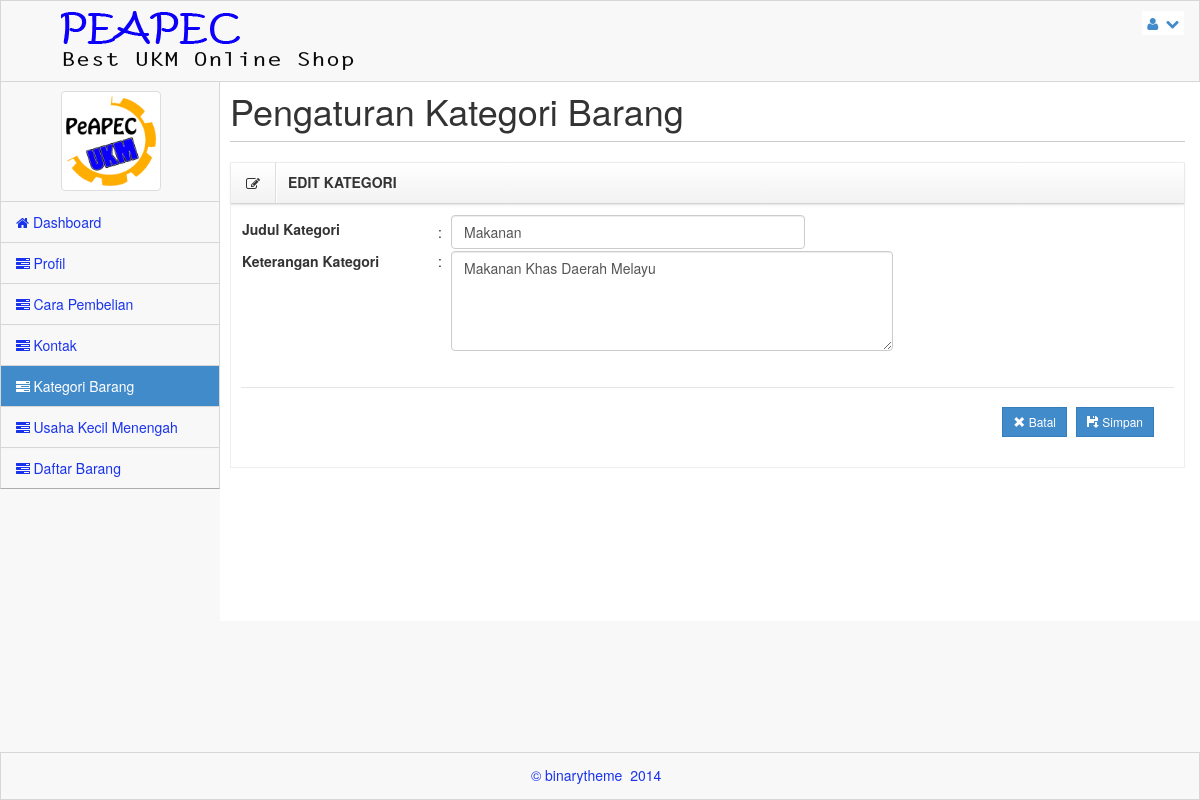
Page /admin/edit-kategori.html?kategori=a7e889df90cce5e9412ab2da9bbc3315 (signed in) on the committed database.
### tables this page shows
CREATE TABLE IF NOT EXISTS `tbl_kategori` (
  `id_kategori` varchar(150) NOT NULL,
  `nama_kategori` varchar(30) NOT NULL,
  `ket_kategori` varchar(200) NOT NULL,
  `tgl_kategori` date NOT NULL,
  PRIMARY KEY (`id_kategori`)
);

### admin/editKategori.php (the view, shortened to what this page needs)
<link rel="stylesheet" href="assets/css/bootstrap-fileupload.min.css" />
<link rel="stylesheet" type="text/css" href="assets/modal/jquery-confirm.css" />
<?php
$id_kategori = $_GET['kategori'];
$qrySelect = mysql_query("select * from tbl_kategori where id_kategori = '$id_kategori'");
$r = mysql_fetch_array($qrySelect);
?>
    <div class="row">
        <div class="col-lg-12">
            <h1>Pengaturan Kategori Barang</h1>
            <hr />
            <div class="box dark">
                <header>
                    <div class="icons"><i class="icon-edit"></i></div>
                    <h5>EDIT KATEGORI</h5>
                </header>
                <div id="div-1" class="accordion-body collapse in body">
                    <form  name="frmKategori"  method="post" action="" onsubmit="return cek();" enctype="multipart/form-data">
                        <table width="70%" border="0">
                          <tr style="margin:0px 0px 0px 0px;">
                            <td width="30%" ><label for="txtJudulKategori">Judul Kategori</label></td>
                            <td width="2%">:</td>
                            <td width="68%">
                            	<input type="text" id="txtJudulKategori" name="txtJudulKategori" placeholder="Masukkan Judul Kategori" class="form-control" style="width:80%;"
                                	value="<?php echo $r['1']; ?>" />
                            </td>
                          </tr>
                          <tr style="margin:0px 0px 0px 0px;">
                            <td width="30%" style="vertical-align:top;" ><label for="txtKetKategori">Keterangan Kategori</label></td>
                            <td width="2%" style="vertical-align:top;">:</td>
                            <td width="68%">
                            	<textarea id="txtKetKategori" name="txtKetKategori" placeholder="Masukkan Keterangan Untuk Kategori baru" class="form-control" style="height:100px;"><?php echo $r['2']; ?></textarea>
                            </td>
                          </tr>
                        </table>
                        <br />
                        <div class="modal-footer">
                            <button type="button" class="btn btn-primary btn-sm btn-rect" onclick="javascript: window.location.href='<?php echo "kategori.html";?>'">
                                <i class="glyphicon glyphicon-remove"></i> Batal
                            </button>
                            <button type="submit" name="edit" class="btn btn-primary btn-sm btn-rect">
                                <i class="glyphicon glyphicon-floppy-save "></i>  Simpan
                            </button>
                        </div>
                    </form>
                </div>
            </div>
    	</div>
    </div>

### admin/assets/css/main.css (style rules this page uses)
@media (min-width: 768px) { html, body { height: 100%; } }
body.padTop53 { padding-top: 75px; overflow: visible; }
@media (min-width: 802px) { body.padTop53 { padding-top: 51px; } }
.inner .row { margin-right: -15px; margin-left: -15px; }
.box { position: relative; display: block; margin: 10px auto; border: 1px solid #efefef; }
.box header { background-repeat: repeat-x; border-bottom: 1px solid #d4d4d4; -webkit-box-shadow: 0 1px 4px rgba(0, 0, 0, 0.065); box-shadow: 0 1px 4px rgba(0, 0, 0, 0.065); background-image: linear-gradient(to bottom, #ffffff 0%, #f2f2f2 100%); }
.box header:before, .box header:after { display: table; content: " "; }
.box header:after { clear: both; }
.box header .icons, .box header h5, .box header .toolbar { position: relative; display: block; float: left; min-height: 1px; padding: 0; margin: 0; }
.box header .icons { padding: 10px 15px; border-right: 1px solid #ddd; -webkit-box-shadow: 1px 0px 0px #ffffff; box-shadow: 1px 0px 0px #ffffff; }
.box header h5 { padding: 12px; font-weight: bold; }
.box .body { padding: 10px; -webkit-box-shadow: inset 0 1px 1px rgba(0, 0, 0, 0.05); box-shadow: inset 0 1px 1px rgba(0, 0, 0, 0.05); }
.btn-rect { border-radius: 0 !important; }
.inner hr { margin-top: 10px; border-top-color: #ccc; }

### admin/assets/css/MoneAdmin.css (style rules this page uses)
body { background-color: #f8f8f8; }

### rows in the picture
tbl_kategori: txtJudulKategori "Makanan", txtKetKategori "Makanan Khas Daerah Melayu"
